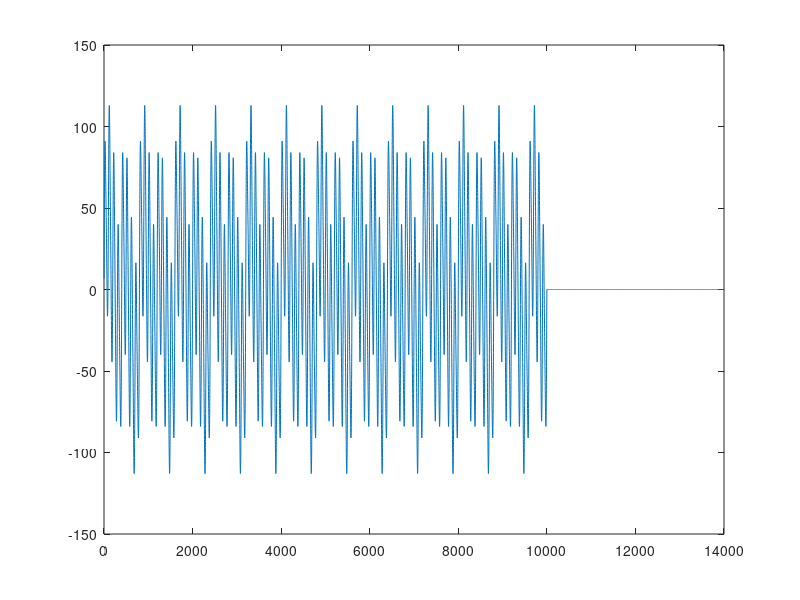

Here is the MATLAB script that generated this plot:
clc;
close all;
clear all;

%%  INITIALIZATION  %%

dt      = 1e-4;
T_MAX   = 1.4;
CF      = 100*pi*pow2(-2:2)';
NC      = 10;
scale   = [20 36 11 65 12];

in = sin(CF*(dt:dt:T_MAX));
on = scale * in;
on(end-4000:end) = 0;

Wts   = 0.5*ones(2*NC+1);
for ij=1:2*NC+1
   Wts(ij,ij) = 0; 
end

NITERS  = 1;

%%  TESTING BEHAVIOUR FOR DIFFERENT HARMONIC CENTRAL FREQUENCIES  %%


%%  PLOTS AND ANALYSIS

figure(), plot(on);